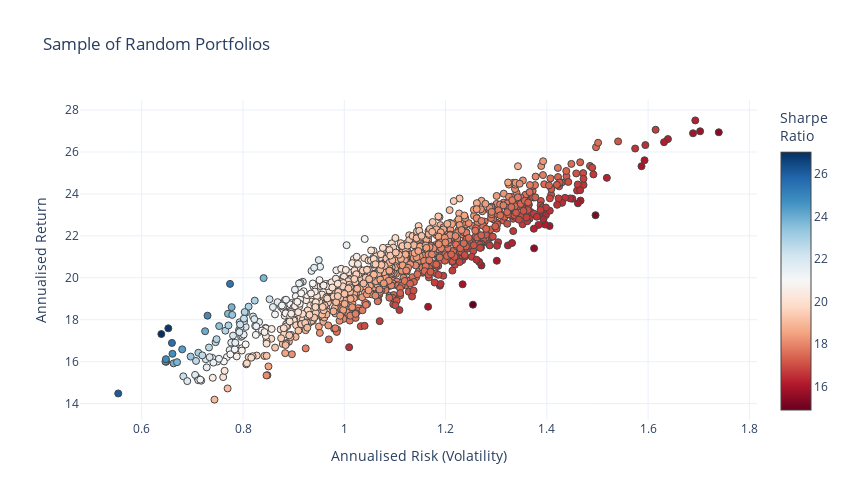

The notebook cell saved with this chart:
### Markdown cell above
## Copied from https://nbviewer.org/github/rian-dolphin/Efficient-Frontier-Python/blob/main/Markowitz.ipynb

### Code cell
np.random.seed(75)
for i in range(n_portfolios):
    assets = np.random.choice(list(returns.columns), n_assets, replace=False)
    weights = np.random.rand(n_assets)
    weights = weights/sum(weights)
    #-- Loop over asset pairs and compute portfolio return and variance
    #- https://quant.stackexchange.com/questions/43442/portfolio-variance-explanation-for-equation-investments-by-zvi-bodie
    portfolio_E_Variance = 0
    portfolio_E_Return = 0
    for i in range(len(assets)):
        portfolio_E_Return += weights[i] * mus.loc[assets[i]]
        for j in range(len(assets)):
            #-- Add variance/covariance for each asset pair
            #- Note that when i==j this adds the variance
            portfolio_E_Variance += weights[i] * weights[j] * cov.loc[assets[i], assets[j]]
            
    #-- Add the mean/variance pairs to a list for plotting
    mean_variance_pairs.append([portfolio_E_Return, portfolio_E_Variance])

mean_variance_pairs = np.array(mean_variance_pairs)

fig = go.Figure()
fig.add_trace(go.Scatter(x = mean_variance_pairs[:,1]**0.5, y=mean_variance_pairs[:,0], 
                      marker=dict(color = (mean_variance_pairs[:,0]-risk_free_rate)/(mean_variance_pairs[:,1]**0.5), 
                                  showscale=True, size=7, line=dict(width=1), colorscale="RdBu", colorbar=dict(title="Sharpe<br>Ratio")), 
                      mode='markers'))
fig.update_layout(template = 'plotly_white',
                  xaxis = dict(title='Annualised Risk (Volatility)'),
                  yaxis = dict(title='Annualised Return'),
                  title = 'Sample of Random Portfolios',
                  width = 850, height = 500)
fig.update_layout(coloraxis_colorbar = dict(title = "Sharpe Ratio"))

### Figure 1 — Plotly figure (JSON) as saved in the notebook; plotly's stock layout.template omitted (floating-point values rounded to 4 significant figures; data arrays with more than 128 entries replaced by an {"elided": "..."} marker saying what was removed)
{"data": [{"marker": {"color": {"elided": "1000 float values"}, "colorbar": {"title": {"text": "Sharpe<br>Ratio"}}, "colorscale": [[0, "rgb(103,0,31)"], [0.1, "rgb(178,24,43)"], [0.2, "rgb(214,96,77)"], [0.3, "rgb(244,165,130)"], [0.4, "rgb(253,219,199)"], [0.5, "rgb(247,247,247)"], [0.6, "rgb(209,229,240)"], [0.7, "rgb(146,197,222)"], [0.8, "rgb(67,147,195)"], [0.9, "rgb(33,102,172)"], [1, "rgb(5,48,97)"]], "line": {"width": 1}, "showscale": true, "size": 7}, "mode": "markers", "type": "scatter", "x": {"elided": "1000 float values"}, "y": {"elided": "1000 float values"}}], "layout": {"coloraxis": {"colorbar": {"title": {"text": "Sharpe Ratio"}}}, "height": 500, "title": {"text": "Sample of Random Portfolios"}, "width": 850, "xaxis": {"autorange": true, "range": [0.478, 1.815], "title": {"text": "Annualised Risk (Volatility)"}, "type": "linear"}, "yaxis": {"autorange": true, "range": [13.22, 28.48], "title": {"text": "Annualised Return"}, "type": "linear"}}}
